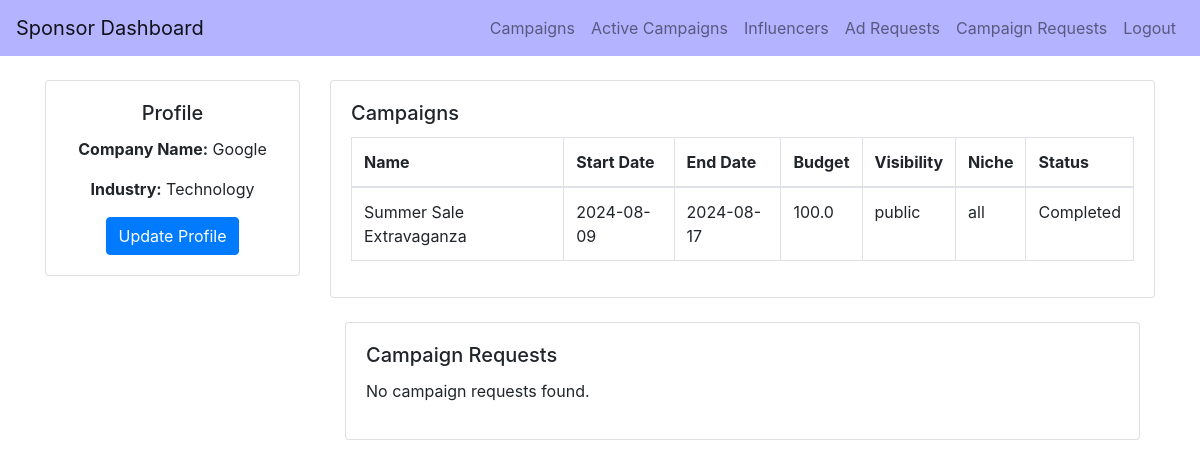
The page /sponsor_dashboard/google_admin on the database its author committed.
### backend/models.py (models this page shows)
class Sponsor(db.Model):
    __tablename__ = 'sponsor'
    id = db.Column(db.Integer, primary_key=True)
    name = db.Column(db.String(100), nullable=False)
    email = db.Column(db.String(150), nullable=False)
    company = db.Column(db.String(100), nullable=False)
    industry = db.Column(db.String(100), nullable=False)
    user_id = db.Column(db.Integer, db.ForeignKey('user.id'), nullable=False)
    user = db.relationship('User', backref='sponsor_user', uselist=False)

class Campaign(db.Model):
    __tablename__ = 'campaign'
    id = db.Column(db.Integer, primary_key=True)
    name = db.Column(db.String(100), nullable=False)
    description = db.Column(db.Text, nullable=False)
    start_date = db.Column(db.Date, nullable=False)
    end_date = db.Column(db.Date, nullable=False)
    budget = db.Column(db.Float, nullable=False)
    visibility = db.Column(db.String(10), nullable=False)  # public, private
    goals = db.Column(db.Text, nullable=False)
    niche = db.Column(db.String(50), nullable=False)
    status = db.Column(db.String(10), nullable=False)
    flagged = db.Column(db.Boolean, default=False, nullable=False)
    user_id = db.Column(db.Integer, db.ForeignKey('user.id'), nullable=False)
    ad_requests = db.relationship('AdRequest', backref='campaigns_ad_requests', cascade="all, delete-orphan")
    campaign_requests = db.relationship('CampaignRequest', backref='campaign_campaign_requests', cascade="all, delete-orphan")

### backend/controller.py (the view, shortened to what this page needs)
@app.route('/sponsor_dashboard', methods=['GET', 'POST'])
@app.route('/sponsor_dashboard/<username>', methods=['GET', 'POST'])
def sponsor_dashboard(username=None):
    username = username or request.args.get('username')
    company = request.args.get('company')
    industry = request.args.get('industry')
    usr = User.query.filter_by(username=username).first()
    if usr and usr.role == 'sponsor':
        sponsor = Sponsor.query.filter_by(user_id=usr.id).first()
        if sponsor:
            sponsor_campaigns = Campaign.query.filter_by(user_id=usr.id).all()
            campaign_requests = CampaignRequest.query.filter_by(sponsor_id=sponsor.id, status='Pending').all()
            return render_template("sponsor_dashboard.html",
                                    username=usr.username,
                                    name=sponsor.name,
                                    email=sponsor.email,
                                    company=sponsor.company,
                                    industry=sponsor.industry,
                                    campaigns=sponsor_campaigns,
                                    campaign_requests=campaign_requests)

### templates/sponsor_dashboard.html (shortened to what this page needs)
<!DOCTYPE html>
<html lang="en">
<head>
    <link href="https://stackpath.bootstrapcdn.com/bootstrap/4.5.2/css/bootstrap.min.css" rel="stylesheet">
</head>
<body>
    <nav class="navbar navbar-expand-lg navbar-light" style="background-color: #b3b3ff;">
        <a class="navbar-brand" href="/sponsor_dashboard/{{ username }}">Sponsor Dashboard</a>
        <div class="collapse navbar-collapse">
            <ul class="navbar-nav ml-auto">
                <li class="nav-item">
                    <a class="nav-link" href="/sponsor_campaigns/{{ username }}">Campaigns</a>
                </li>
                <li class="nav-item">
                    <a class="nav-link" href="{{ url_for('active_campaigns_sponsor', username=username) }}">Active Campaigns</a>
                </li>
                <li class="nav-item">
                    <a class="nav-link" href="/sponsor_influencers/{{ username }}">Influencers</a>
                </li>
                <li class="nav-item">
                    <a class="nav-link" href="/sponsor_ad_requests/{{ username }}">Ad Requests</a>
                </li>
                <li class="nav-item">
                    <a class="nav-link" href="/sponsor_campaign_requests/{{ username }}">Campaign Requests</a>
                </li>
                <li class="nav-item">
                    <a class="nav-link" href="{{ url_for('logout') }}">Logout</a>
                </li>
            </ul>
        </div>
    </nav>
<div class="container mt-4">
    <div class="row">
        <div class="col-md-3 left-column">
            <div class="card">
                <div class="card-body text-center">
                    <h5 class="card-title">Profile</h5>
                    <p><strong>Company Name:</strong> {{ company }}</p>
                    <p><strong>Industry:</strong> {{ industry }}</p>
                    <button class="btn btn-primary" data-toggle="modal" data-target="#updateProfileModal">Update Profile</button>
                </div>
            </div>
        </div>
        <div class="col-md-9">
            <div class="card mb-4">
                <div class="card-body">
                    <h5 class="card-title">Campaigns</h5>
                    {% if campaigns %}
                        <div class="table-responsive">
                            <table class="table table-bordered">
                                <thead>
                                    <tr>
                                        <th>Name</th>
                                        <th>Start Date</th>
                                        <th>End Date</th>
                                        <th>Budget</th>
                                        <th>Visibility</th>
                                        <th>Niche</th>
                                        <th>Status</th>
                                    </tr>
                                </thead>
                                <tbody>
                                    {% for campaign in campaigns %}
                                        <tr>
                                            <td>{{ campaign.name }}</td>
                                            <td>{{ campaign.start_date }}</td>
                                            <td>{{ campaign.end_date }}</td>
                                            <td>{{ campaign.budget }}</td>
                                            <td>{{ campaign.visibility }}</td>
                                            <td>{{ campaign.niche }}</td>
                                            <td>{{ campaign.status }}</td>
                                        </tr>
                                    {% endfor %}
                                </tbody>
                            </table>
                        </div>
                    {% else %}
                        <p>No campaigns found.</p>
                    {% endif %}
                </div>
            </div>
            <div class="container mt-4">
                <div class="row">
                    <div class="col-md-12">
                        <div class="card mb-4">
                            <div class="card-body">
                                <h5 class="card-title">Campaign Requests</h5>
                                <div class="list-group">
                                    {% if campaign_requests %}
                                        {% for request in campaign_requests %}
                                            <div class="list-group-item">
                                                <h5 class="mb-1">Campaign ID: {{ request.campaign_id }}</h5>
                                                <p class="mb-1">Message: {{ request.messages }}</p>
                                                <p class="mb-1">Payment Amount: {{ request.payment_amount }}</p>
                                                <p class="mb-1">Status: {{ request.status }}</p>
                                                <p class="mb-1">Created At: {{ request.created_at }}</p>
                                                <form method="POST" action="{{ url_for('handle_campaign_request', request_id=request.id, action='accept') }}" class="d-inline">
                                                    <button type="submit" class="btn btn-success btn-sm">Accept</button>
                                                </form>
                                                <form method="POST" action="{{ url_for('handle_campaign_request', request_id=request.id, action='reject') }}" class="d-inline">
                                                    <button type="submit" class="btn btn-danger btn-sm">Reject</button>
                                                </form>
                                            </div>
                                        {% endfor %}
                                    {% else %}
                                        <p>No campaign requests found.</p>
                                    {% endif %}
                                </div>
                            </div>
                        </div>
                    </div>
                </div>
            </div>
        </div>
    </div>
</div>
</body>
</html>

### templates/sponsor_dashboard.html (style rules this page uses)
.left-column { padding-right: 15px; }

### rows shown on the page
Sponsor: company "Google", industry "Technology"
Campaign: name "Summer Sale Extravaganza", start_date "2024-08-09", end_date "2024-08-17", budget "100.0", visibility "public", niche "all", status "Completed"
